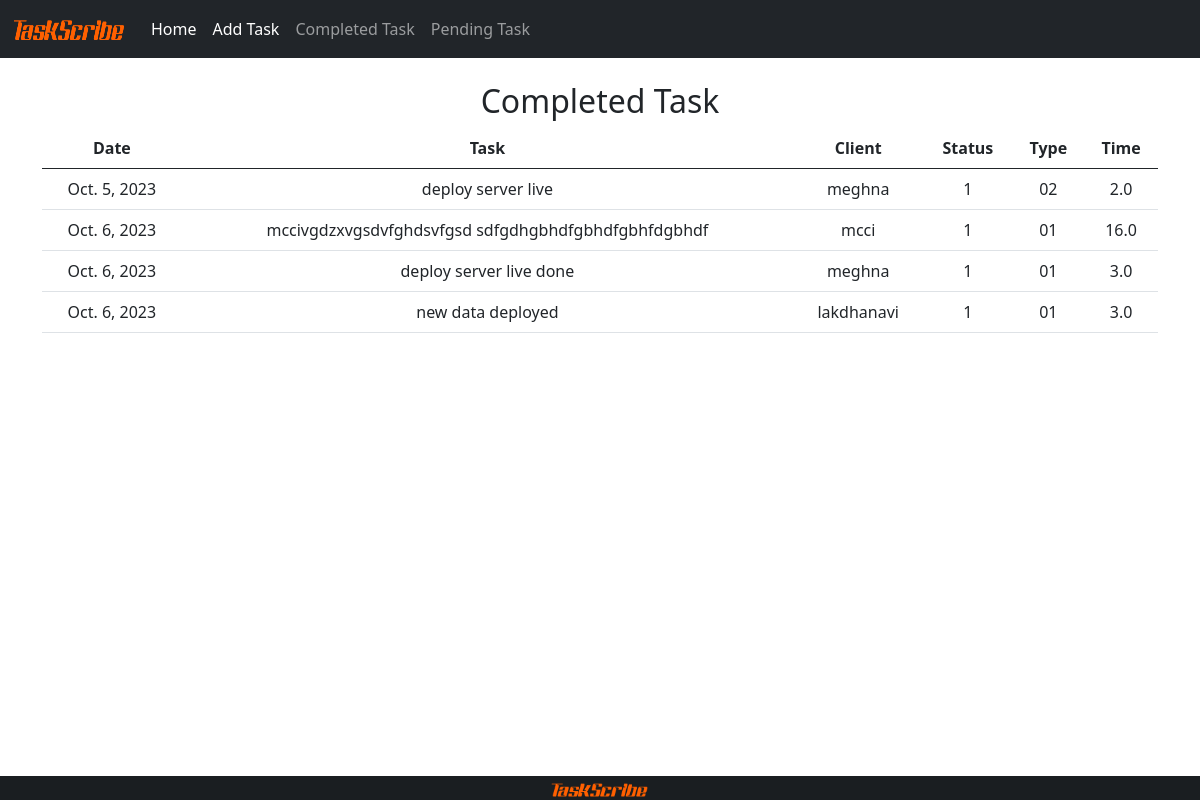
The app's page /completed-task/ with its own data.
### taskapp/models.py (models this page shows, shortened)
class Task(models.Model):
    name = models.CharField(max_length=500,)
    type = models.CharField(max_length=100, null=True, blank=True, )
    client = models.ForeignKey(Client, on_delete=models.PROTECT)
    date = models.DateField()
    status = models.CharField(max_length=1, choices=STATUS, default='0')
    time = models.FloatField()

class Client(models.Model):
    name = models.CharField(max_length=100)

### taskapp/views.py (the view)
# urls.py: path('completed-task/', completed_task, name="completed_task"),
def completed_task(request):
    completed_tasks = Task.objects.filter(status="1")
    return render(request, "completed_task.html", {
        "completed_tasks" : completed_tasks
    })

### templates/completed_task.html (shortened to what this page needs)
{% extends 'base.html' %}
{% load static %}
{% block content %}
<div class="row" style="padding-bottom: 100px;">
    <div class="text-center">
    <h2>Completed Task</h2>
    <table class="table table-hover">
        <thead>
          <tr>
            <th>Date</th>
            <th>Task</th>
            <th>Client</th>
            <th>Status</th>
            <th>Type</th>
            <th>Time</th>
          </tr>
        </thead>
        <tbody>
        {% for task in completed_tasks %}
          <tr>
            <td>{{ task.date }}</td>
            <td>{{ task.name }}</td>
            <td>{{ task.client.name}}</td>
            <td>{{ task.status}}</td>
            <td>{{ task.type}}</td>
            <td>{{ task.time}}</td>
          </tr>
        {% endfor %}
        </tbody>
      </table>
    </div>
</div>
{% endblock%}

### records on screen
Task: date "Oct. 5, 2023", name "deploy server live", client.name "meghna", status "1", type "02", time "2.0"
Task: date "Oct. 6, 2023", name "mccivgdzxvgsdvfghdsvfgsd sdfgdhgbhdfgbhdfgbhfdgbhdf", client.name "mcci", status "1", type "01", time "16.0"
Task: date "Oct. 6, 2023", name "deploy server live done", client.name "meghna", status "1", type "01", time "3.0"
Task: date "Oct. 6, 2023", name "new data deployed", client.name "lakdhanavi", status "1", type "01", time "3.0"
